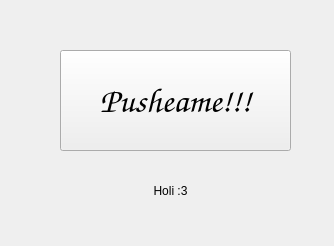
<?xml version="1.0" encoding="UTF-8"?>
<ui version="4.0">
 <class>MainWindow</class>
 <widget class="QMainWindow" name="MainWindow">
  <property name="geometry">
   <rect>
    <x>0</x>
    <y>0</y>
    <width>334</width>
    <height>246</height>
   </rect>
  </property>
  <property name="windowTitle">
   <string>Mi Primer Ventana</string>
  </property>
  <widget class="QWidget" name="centralwidget">
   <widget class="QPushButton" name="Boton">
    <property name="geometry">
     <rect>
      <x>60</x>
      <y>50</y>
      <width>231</width>
      <height>101</height>
     </rect>
    </property>
    <property name="font">
     <font>
      <family>Comic Sans MS</family>
      <pointsize>26</pointsize>
     </font>
    </property>
    <property name="text">
     <string>Pusheame!!!</string>
    </property>
   </widget>
   <widget class="QLabel" name="label">
    <property name="geometry">
     <rect>
      <x>70</x>
      <y>170</y>
      <width>201</width>
      <height>41</height>
     </rect>
    </property>
    <property name="text">
     <string>Holi :3</string>
    </property>
    <property name="alignment">
     <set>Qt::AlignmentFlag::AlignCenter</set>
    </property>
   </widget>
  </widget>
 </widget>
 <resources/>
 <connections/>
</ui>
